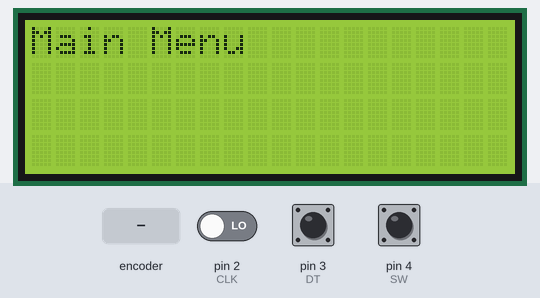
A sketch run on a simulated Arduino Uno, built with avr-gcc and run on an emulated ATmega328P. On the bench: 20×4 character LCD. Inputs (shaded band) come from the test bench; at power-on: pin 4 (SW) HIGH, pin 2 (CLK) LOW, pin 3 (DT) HIGH. What the sketch prints to the serial monitor is not drawn.

Above: at 6.2 s.
6.3 s: rotary encoder on pin 2 (CLK) / pin 3 (DT) turned 3 steps (first pin leading)
At 6.46 s:
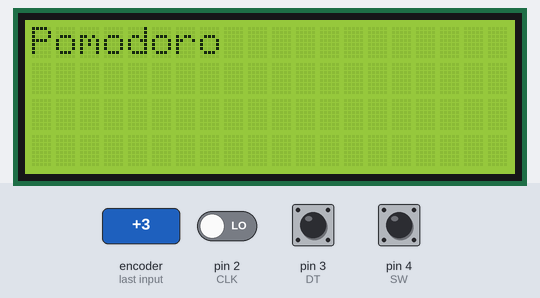
At 7.6 s:
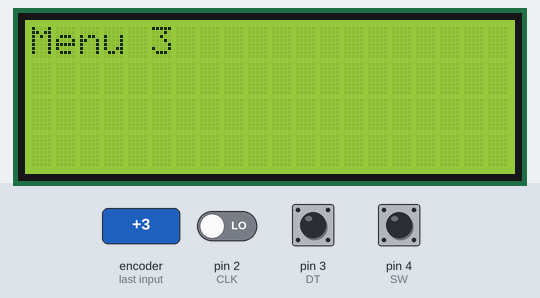
8.4 s: pin 4 (SW) pulled LOW for 0.15 s
10.0 s: rotary encoder on pin 2 (CLK) / pin 3 (DT) turned 2 steps (second pin leading)
Timing chart, 0 to 13.0 s (numbered marks = the images above; inputs shaded):
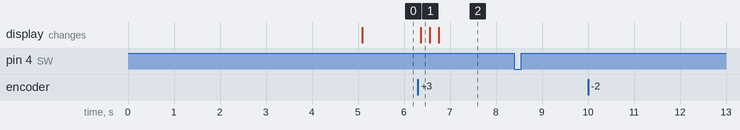

The sketch:

mojemenu.ino
```cpp
#include <LiquidCrystal_I2C.h>

#define CLK 2
#define DT 3
#define SW 4
#define SAMP 100

LiquidCrystal_I2C lcd(0x27, 20, 4);

int id;
int prev_id = -1;
unsigned long prev_millis;
byte tick = LOW;

unsigned long prevButton;
int actuEnc;
int prevEnc;

byte encUp = LOW;
byte encDown = LOW;
byte enter = LOW;

int hours, minutes, seconds;
long counter, interval = 5000;
bool stav;
int target = 3;
int numPomodoro = 0;
long mytime;

void setup()
{
    pinMode(CLK, INPUT);
    pinMode(SW, INPUT);
    pinMode(DT, INPUT);

    Serial.begin(9600);
    prev_millis = millis();

    prevEnc = digitalRead(CLK);

    lcd.init();
    lcd.backlight();
    lcd.setCursor(0, 0);
    lcd.print("POMODORO");
    delay(5000);
    lcd.clear();
}

void loop()
{
    sampling();

    encoder();

    switch (id)
    {
    case 0:
        text("Main Menu");
        if (encUp)
            id = 1;
        if (encDown)
            id = 4;
        break;
    case 1:
        text("Pomodoro");
        if (encUp)
            id = 2;
        if (encDown)
            id = 0;
        //if (enter)
        //    checkStavu();
        break;
    case 2:
        text("Nastaveni");
        if (encUp)
            id = 3;
        if (encDown)
            id = 1;
        if (enter)
            id = 20;
        break;
    case 3:
        text("Menu 3");
        if (encUp)
            id = 4;
        if (encDown)
            id = 2;
        if (enter)
            id = 30;
        break;
    case 4:
        text("Menu 4");
        if (encUp)
            id = 0;
        if (encDown)
            id = 3;
        if (enter)
            id = 40;
        break;
    case 10:
        text("Menu 10");
        if (encUp)
            id = 11;
        if (encDown)
            id = 12;
        break;
    case 11:
        text("Menu 11");
        if (encUp)
            id = 12;
        if (encDown)
            id = 10;
        break;
    case 12:
        text("Menu 12");
        if (encUp)
            id = 13;
        if (encDown)
            id = 11;
        if (enter)
            id = 1;
        break;
    case 13:
        text("Exit");
        if (encUp)
            id = 14;
        if (encDown)
            id = 12;
        if (enter)
            id = 1;
        break;
    }
}

void text(String text)
{
    if (id != prev_id)
    {
        lcd.clear();
        lcd.setCursor(0,0);
        lcd.print(text);
        Serial.println(text);
        prev_id = id;
        Serial.println(id);
    }
}

void sampling()
{
    unsigned long curr_millis = micros();

    if (curr_millis - prev_millis >= SAMP)
    {
        tick = HIGH;
        prev_millis = curr_millis;
    }
    else
    {
        tick = LOW;
    }
}

void encoder()
{
    actuEnc = digitalRead(CLK);

    if (actuEnc == 1 && actuEnc != prevEnc)
    {
        if (digitalRead(DT) != actuEnc)
        {
            encUp = HIGH;
            Serial.println("Menu nahoru");
        }
        else
        {
            encDown = HIGH;
            Serial.println("Menu dolu");
        }
    }
    else
    {
        encDown = LOW;
        encUp = LOW;
    }
    prevEnc = actuEnc;

    int stavTlac = digitalRead(SW);

    if (stavTlac == LOW)
    {
        if (millis() - prevButton > 50)
        {
            enter = HIGH;
            Serial.println("Tlacitko zmacknuto");
        }
        prevButton = millis();
    }
    else
    {
        enter = LOW;
    }
}

void odpocet()
{
    while (mytime >= millis())
    {
        lcd.setCursor(1, 1);
        counter = (mytime - millis()) / 1000;
        hours = counter / 3600;
        counter -= (hours * 3600);
        minutes = counter / 60;
        counter -= (minutes * 60);
        seconds = counter;
        Serial.print(hours);
        lcd.print(hours);
        Serial.print(":");
        lcd.print(":");
        if (minutes < 10)
        {
            Serial.print("0");
            Serial.print(minutes);
            lcd.print("0");
            lcd.print(minutes);
        }
        else
        {
            Serial.print(minutes);
            lcd.print(minutes);
        }
        Serial.print(":");
        lcd.print(":");
        if (seconds < 10)
        {
            Serial.print("0");
            Serial.println(seconds);
            lcd.print("0");
            lcd.print(seconds);
        }
        else
        {
            Serial.println(seconds);
            lcd.print(seconds);
        }
    }
    checkStavu();
}

void pomodoro()
{
    lcd.clear();
    lcd.setCursor(0, 0);
    lcd.print("Kolik zbyva: ");
    numPomodoro++;
    odpocet();
}

void prestavka()
{
    lcd.clear();
    lcd.setCursor(0, 0);
    Serial.println("Prestavka: ");
    lcd.print("Prestavka: ");
    odpocet();
}

int konec()
{
    lcd.clear();
    lcd.setCursor(0, 0);
    Serial.println("Konec pomodora");
    lcd.print("Konec pomodora");
    delay(1000);
    target = numPomodoro + 3;
    stav = !stav;
    id = 0;
}

int checkStavu()
{
    if (numPomodoro >= target)
    {
        konec();
    }
    else
    {
        mytime = millis() + interval + 1000;
        stav = !stav;
        if (stav == true)
        {
            pomodoro();
        }
        else if (stav == false)
        {
            prestavka();
        }
    }
}
```

Measured:
- after the input at 6.3 s, the display: changes after 0.06 s (image 1)
- after the input at 8.4 s, every drawn part: stays the same
- after the input at 10.0 s, every drawn part: stays the same
